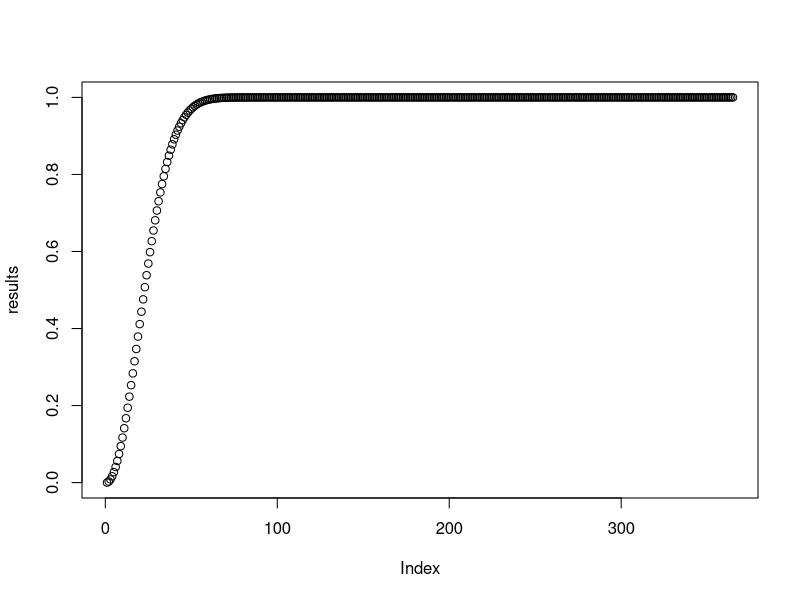

Reproduce this figure in R.
#at least two people sharing the same birthday
f.two<-function(x){
  if(x==1) 0 #if only 1 person, 0
  else{      #if more than 2, p = 1-all in different days
    diff<-1
    for(i in 1:x){
      diff<-diff*(365-i+1)/365
    }
    1-diff
  }
}
f.two(2)
f.two(10)
f.two(40)

#a plot for 1-365
results<-vector(mode="integer",length=365)
results[1]<-0
for(i in 2:365){
  results[i]<-f.two(i)
}
plot(results)
